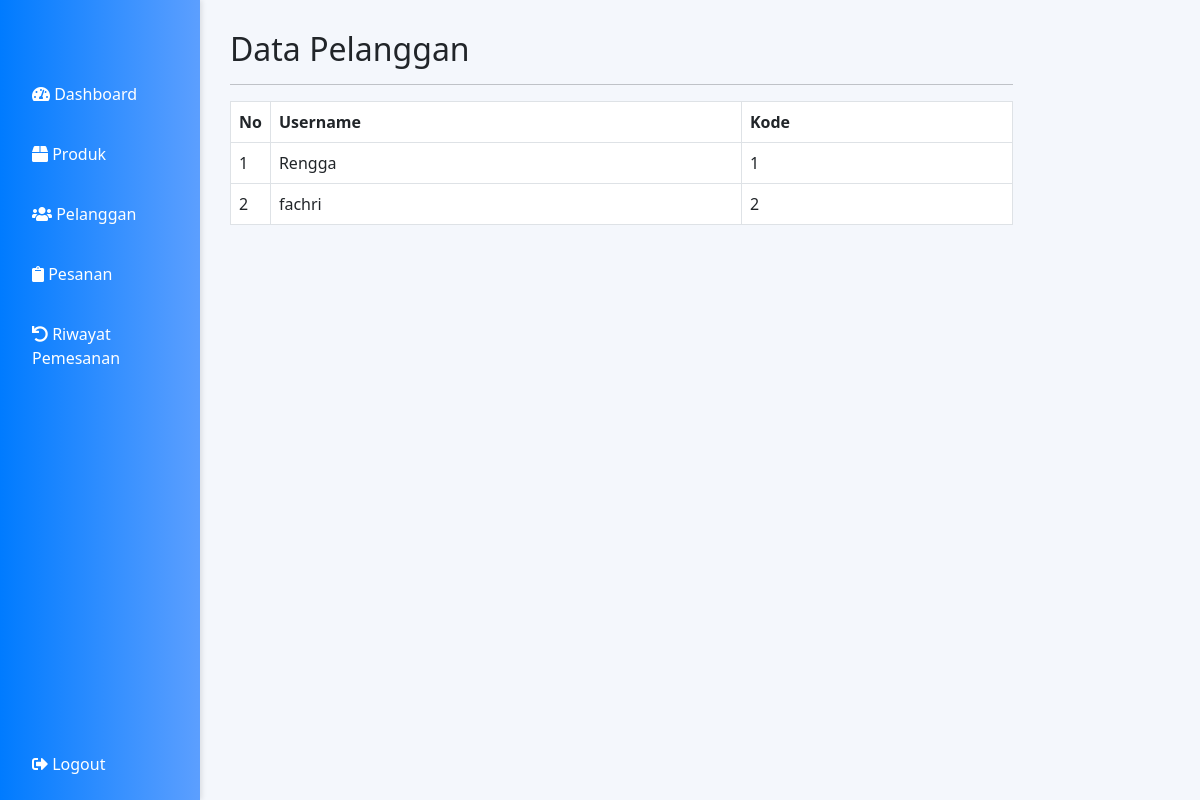
The page /admin/pelanggan.php (signed in) on the database its author committed.
### tables this page shows
CREATE TABLE `customers` (
  `cust_id` int(11) NOT NULL,
  `cust_ip` varchar(225) NOT NULL,
  `cust_dname` text NOT NULL,
  `username` varchar(100) NOT NULL,
  `cust_pass` varchar(225) NOT NULL
);

### admin/pelanggan.php (the view, shortened to what this page needs)
<?php
include "../koneksi/koneksi.php";
?>
<!DOCTYPE html>
<html lang="en">
<head>
  <link href="https://cdn.jsdelivr.net/npm/bootstrap@5.3.0/dist/css/bootstrap.min.css" rel="stylesheet">
  <link rel="stylesheet" href="https://cdnjs.cloudflare.com/ajax/libs/font-awesome/5.15.3/css/all.min.css">
</head>
<body>
  <div class="sidebar">
    <a href="dashboard.php"><i class="fas fa-tachometer-alt"></i> Dashboard</a>
    <a href="produk.php"><i class="fas fa-box"></i> Produk</a>
    <a href="pelanggan.php"><i class="fas fa-users"></i> Pelanggan</a>
    <a href="pesanan.php"><i class="fas fa-clipboard"></i> Pesanan</a>
    <a href="riwayatpemesanan.php"><i class="fas fa-undo"></i> Riwayat Pemesanan</a>
    <div style="flex-grow: 1;"></div>
    <a href="logout.php"><i class="fas fa-sign-out-alt"></i> Logout</a>
  </div>
  <div class="content">
    <div class="col-sm-9 col-sm-offset-3 col-md-10 col-md-offset-2 main">
      <h2 class="page-header">Data Pelanggan</h2>
      <hr>
      <table id="tabelpelanggan" class="table table-bordered table-hover">
        <thead>
          <tr>
            <th>No</th>
            <th>Username</th>
            <th>Kode</th>
          </tr>
        </thead>
        <?php
        $query = $conn->query("SELECT * FROM customers");
        $nomor = 1;
        while ($lihat = $query->fetch(PDO::FETCH_ASSOC)) {
        ?>
          <tbody>
            <tr>
              <td width="5%"><?php echo $nomor; ?></td>
              <td><?php echo htmlspecialchars($lihat['cust_dname']); ?></td>
              <td><?php echo htmlspecialchars($lihat['cust_id']); ?></td>
            </tr>
            <?php $nomor++; ?>
          <?php
        } ?>
          </tbody>
      </table>
    </div>
  </div>
</body>
</html>

### admin/pelanggan.php (style rules this page uses)
.sidebar { height: 100%; width: 200px; position: fixed; z-index: 1; top: 0; left: 0; background: linear-gradient(to right, #007bff, #5c9fff); display: flex; flex-direction: column; padding-top: 70px; box-shadow: 2px 0 5px rgba(0, 0, 0, 0.1); }
.sidebar a { padding: 12px 8px 12px 32px; text-decoration: none; font-size: 16px; color: white; display: block; margin-bottom: 12px; border-radius: 4px; transition: background-color 0.3s ease, transform 0.2s ease; }
.content { margin-left: 200px; padding: 30px; background-color: #f4f7fc; min-height: 100vh; }

### rows shown on the page
customers: cust_dname "Rengga", cust_id "1"
customers: cust_dname "fachri", cust_id "2"
